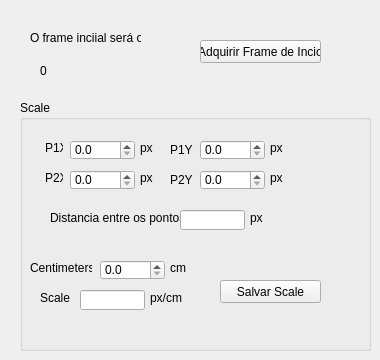
           <widget class="QWidget" name="tab_7">
            <attribute name="title">
             <string>Calibracao</string>
            </attribute>
            <widget class="QStackedWidget" name="stwFrame">
             <property name="geometry">
              <rect>
               <x>20</x>
               <y>20</y>
               <width>351</width>
               <height>71</height>
              </rect>
             </property>
             <property name="currentIndex">
              <number>0</number>
             </property>
             <widget class="QWidget" name="page_19">
              <widget class="QLabel" name="label_59">
               <property name="geometry">
                <rect>
                 <x>10</x>
                 <y>10</y>
                 <width>111</width>
                 <height>16</height>
                </rect>
               </property>
               <property name="text">
                <string>O frame inciial será o: </string>
               </property>
              </widget>
              <widget class="QLabel" name="lblFrameInicio">
               <property name="geometry">
                <rect>
                 <x>20</x>
                 <y>40</y>
                 <width>41</width>
                 <height>21</height>
                </rect>
               </property>
               <property name="text">
                <string>0</string>
               </property>
              </widget>
              <widget class="QPushButton" name="pbAdquiriFrame">
               <property name="geometry">
                <rect>
                 <x>180</x>
                 <y>20</y>
                 <width>121</width>
                 <height>23</height>
                </rect>
               </property>
               <property name="text">
                <string>Adquirir Frame de Incio</string>
               </property>
              </widget>
             </widget>
             <widget class="QWidget" name="page_20"/>
            </widget>
            <widget class="QGroupBox" name="gbScale">
             <property name="geometry">
              <rect>
               <x>20</x>
               <y>100</y>
               <width>351</width>
               <height>251</height>
              </rect>
             </property>
             <property name="title">
              <string>Scale</string>
             </property>
             <widget class="QLabel" name="label_61">
              <property name="geometry">
               <rect>
                <x>10</x>
                <y>160</y>
                <width>62</width>
                <height>16</height>
               </rect>
              </property>
              <property name="text">
               <string>Centimeters:</string>
              </property>
             </widget>
             <widget class="QLabel" name="label_20">
              <property name="geometry">
               <rect>
                <x>25</x>
                <y>40</y>
                <width>18</width>
                <height>16</height>
               </rect>
              </property>
              <property name="text">
               <string>P1X</string>
              </property>
             </widget>
             <widget class="QDoubleSpinBox" name="spinBoxScaleCm">
              <property name="geometry">
               <rect>
                <x>80</x>
                <y>160</y>
                <width>65</width>
                <height>20</height>
               </rect>
              </property>
              <property name="maximumSize">
               <size>
                <width>65</width>
                <height>16777215</height>
               </size>
              </property>
              <property name="decimals">
               <number>1</number>
              </property>
              <property name="maximum">
               <double>10000.000000000000000</double>
              </property>
              <property name="singleStep">
               <double>0.500000000000000</double>
              </property>
             </widget>
             <widget class="QLabel" name="label_27">
              <property name="geometry">
               <rect>
                <x>150</x>
                <y>40</y>
                <width>31</width>
                <height>20</height>
               </rect>
              </property>
              <property name="text">
               <string>P1Y</string>
              </property>
             </widget>
             <widget class="QLabel" name="label_62">
              <property name="geometry">
               <rect>
                <x>150</x>
                <y>70</y>
                <width>31</width>
                <height>20</height>
               </rect>
              </property>
              <property name="text">
               <string>P2Y</string>
              </property>
             </widget>
             <widget class="QLabel" name="label_63">
              <property name="geometry">
               <rect>
                <x>25</x>
                <y>70</y>
                <width>18</width>
                <height>16</height>
               </rect>
              </property>
              <property name="text">
               <string>P2X</string>
              </property>
             </widget>
             <widget class="QLabel" name="label_4">
              <property name="geometry">
               <rect>
                <x>30</x>
                <y>110</y>
                <width>141</width>
                <height>16</height>
               </rect>
              </property>
              <property name="text">
               <string>Distancia entre os pontos</string>
              </property>
             </widget>
             <widget class="QLineEdit" name="lineEditScalePx">
              <property name="geometry">
               <rect>
                <x>160</x>
                <y>110</y>
                <width>65</width>
                <height>20</height>
               </rect>
              </property>
              <property name="maximumSize">
               <size>
                <width>65</width>
                <height>16777215</height>
               </size>
              </property>
              <property name="readOnly">
               <bool>false</bool>
              </property>
             </widget>
             <widget class="QLabel" name="label_5">
              <property name="geometry">
               <rect>
                <x>20</x>
                <y>190</y>
                <width>31</width>
                <height>16</height>
               </rect>
              </property>
              <property name="text">
               <string>Scale</string>
              </property>
             </widget>
             <widget class="QLineEdit" name="leScala">
              <property name="geometry">
               <rect>
                <x>60</x>
                <y>190</y>
                <width>65</width>
                <height>20</height>
               </rect>
              </property>
              <property name="maximumSize">
               <size>
                <width>65</width>
                <height>16777215</height>
               </size>
              </property>
              <property name="readOnly">
               <bool>true</bool>
              </property>
             </widget>
             <widget class="QLabel" name="label_6">
              <property name="geometry">
               <rect>
                <x>130</x>
                <y>190</y>
                <width>47</width>
                <height>16</height>
               </rect>
              </property>
              <property name="text">
               <string>px/cm</string>
              </property>
             </widget>
             <widget class="QLabel" name="label_7">
              <property name="geometry">
               <rect>
                <x>230</x>
                <y>110</y>
                <width>47</width>
                <height>16</height>
               </rect>
              </property>
              <property name="text">
               <string>px</string>
              </property>
             </widget>
             <widget class="QLabel" name="label_8">
              <property name="geometry">
               <rect>
                <x>150</x>
                <y>160</y>
                <width>47</width>
                <height>16</height>
               </rect>
              </property>
              <property name="text">
               <string>cm</string>
              </property>
             </widget>
             <widget class="QDoubleSpinBox" name="sbScalP1X">
              <property name="geometry">
               <rect>
                <x>50</x>
                <y>40</y>
                <width>65</width>
                <height>20</height>
               </rect>
              </property>
              <property name="maximumSize">
               <size>
                <width>65</width>
                <height>16777215</height>
               </size>
              </property>
              <property name="decimals">
               <number>1</number>
              </property>
              <property name="maximum">
               <double>10000.000000000000000</double>
              </property>
              <property name="singleStep">
               <double>10.000000000000000</double>
              </property>
             </widget>
             <widget class="QDoubleSpinBox" name="sbScalP2X">
              <property name="geometry">
               <rect>
                <x>50</x>
                <y>70</y>
                <width>65</width>
                <height>20</height>
               </rect>
              </property>
              <property name="maximumSize">
               <size>
                <width>65</width>
                <height>16777215</height>
               </size>
              </property>
              <property name="decimals">
               <number>1</number>
              </property>
              <property name="maximum">
               <double>10000.000000000000000</double>
              </property>
              <property name="singleStep">
               <double>10.000000000000000</double>
              </property>
             </widget>
             <widget class="QDoubleSpinBox" name="sbScalP2Y">
              <property name="geometry">
               <rect>
                <x>180</x>
                <y>70</y>
                <width>65</width>
                <height>20</height>
               </rect>
              </property>
              <property name="maximumSize">
               <size>
                <width>65</width>
                <height>16777215</height>
               </size>
              </property>
              <property name="decimals">
               <number>1</number>
              </property>
              <property name="maximum">
               <double>10000.000000000000000</double>
              </property>
              <property name="singleStep">
               <double>10.000000000000000</double>
              </property>
             </widget>
             <widget class="QDoubleSpinBox" name="sbScalP1Y">
              <property name="geometry">
               <rect>
                <x>180</x>
                <y>40</y>
                <width>65</width>
                <height>20</height>
               </rect>
              </property>
              <property name="maximumSize">
               <size>
                <width>65</width>
                <height>16777215</height>
               </size>
              </property>
              <property name="decimals">
               <number>1</number>
              </property>
              <property name="maximum">
               <double>10000.000000000000000</double>
              </property>
              <property name="singleStep">
               <double>10.000000000000000</double>
              </property>
             </widget>
             <widget class="QPushButton" name="pbConfEscala">
              <property name="geometry">
               <rect>
                <x>200</x>
                <y>180</y>
                <width>101</width>
                <height>23</height>
               </rect>
              </property>
              <property name="text">
               <string>Salvar Scale</string>
              </property>
             </widget>
             <widget class="QLabel" name="label_9">
              <property name="geometry">
               <rect>
                <x>120</x>
                <y>70</y>
                <width>47</width>
                <height>16</height>
               </rect>
              </property>
              <property name="text">
               <string>px</string>
              </property>
             </widget>
             <widget class="QLabel" name="label_10">
              <property name="geometry">
               <rect>
                <x>120</x>
                <y>40</y>
                <width>47</width>
                <height>16</height>
               </rect>
              </property>
              <property name="text">
               <string>px</string>
              </property>
             </widget>
             <widget class="QLabel" name="label_11">
              <property name="geometry">
               <rect>
                <x>250</x>
                <y>40</y>
                <width>47</width>
                <height>16</height>
               </rect>
              </property>
              <property name="text">
               <string>px</string>
              </property>
             </widget>
             <widget class="QLabel" name="label_12">
              <property name="geometry">
               <rect>
                <x>250</x>
                <y>70</y>
                <width>47</width>
                <height>16</height>
               </rect>
              </property>
              <property name="text">
               <string>px</string>
              </property>
             </widget>
            </widget>
           </widget>
